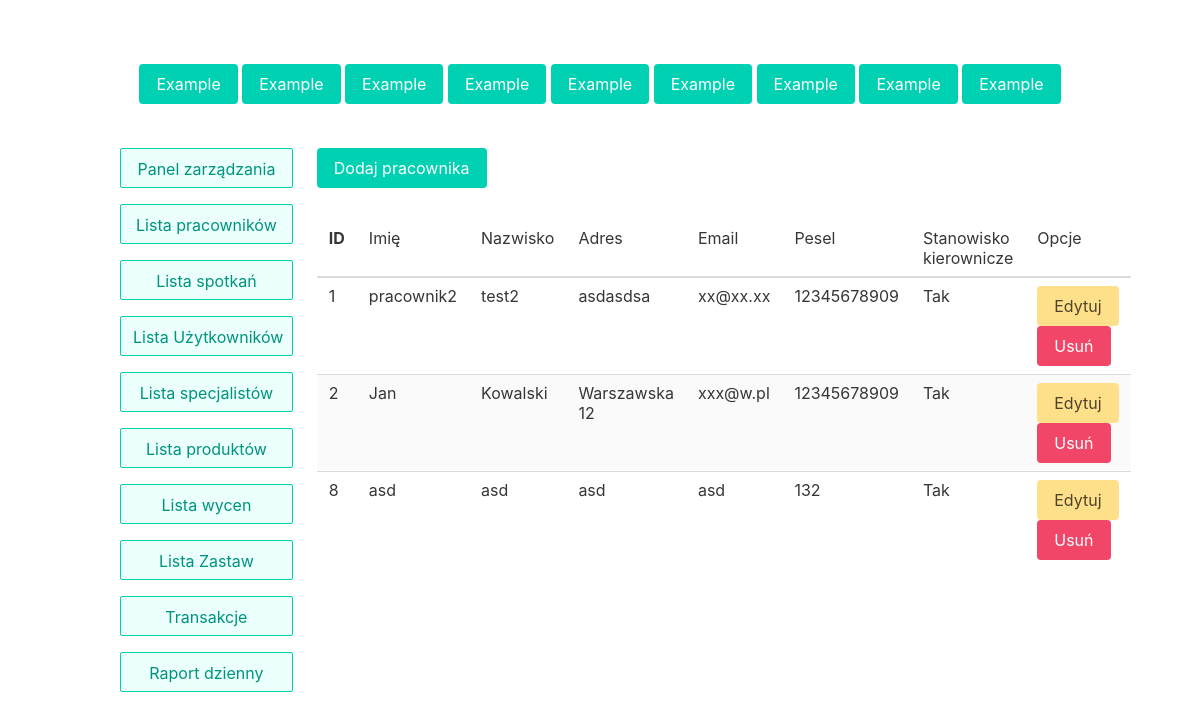
/employee_table, run on an earlier commit of the app's database.
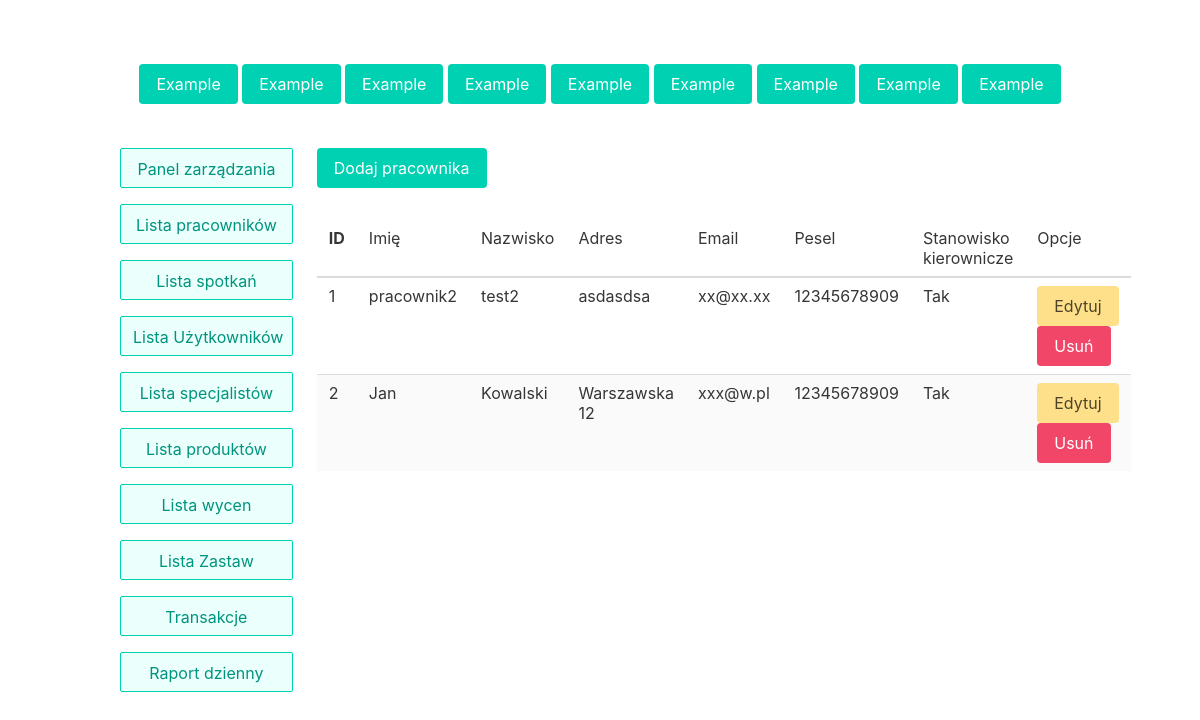
And on a later commit of the database.
### lombard/models.py (models this page shows, shortened)
class User(models.Model):
    name = models.CharField(max_length=255)
    surname = models.CharField(max_length=255)
    address = models.CharField(max_length=255)
    email = models.CharField(max_length=255)

### lombard/views.py (the view, shortened to what this page needs)
# urls.py: path('employee_table', views.EmployeeTable.as_view(), name='employee_table'),
class EmployeeTable(View):
    def get(self, request):
        employees = list()
        for employee in Employee.objects.all():
            employee_dict = model_to_dict(employee)
            employee_dict['user'] = model_to_dict(User.objects.get(id=employee_dict['user']))
            employees.append(employee_dict)
        context = {
            'employees': employees
        }
        return render(request, 'employee_table.html', context)

### templates/employee_table.html (shortened to what this page needs)
{% extends 'main_page.html' %}
{% block content %}
<a href="employee_add" class=" button is-primary my-4">Dodaj pracownika</a>
<table class="table is-striped is-fullwidth">
    <thead>
        <tr>
            <th>ID</th>
            <td>Imię</td>
            <td>Nazwisko</td>
            <td>Adres</td>
            <td>Email</td>
            <td>Pesel</td>
            <td>Stanowisko kierownicze</td>
            <td>Opcje</td>
        </tr>
    </thead>
    <tbody>
    {% for employee in employees %}
        <tr>
            <td>{{employee.id}}</td>
            <td>{{employee.user.name}}</td>
            <td>{{employee.user.surname}}</td>
            <td>{{employee.user.address}}</td>
            <td>{{employee.user.email}}</td>
            <td>{{employee.pesel}}</td>
            <td>{% if employee.is_boss == True %}Tak{% else %}Nie{% endif %}</td>
            <td><button type="submit" form="form" name="edit" value="{{employee.id}}" class="button is-warning">Edytuj</button>
            <button type="submit" form="form" name="delete" value="{{employee.id}}" class="button is-danger">Usuń</button></td>
        </tr>
    {% endfor %}
    </tbody>
</table>
{% endblock %}

What changed in the data, as far as the page shows it:
removed User: user.name "asd", user.surname "asd", user.address "asd", user.email "asd"
Also different on the page:
list line gone: "8 132 Tak Edytuj Usuń"
